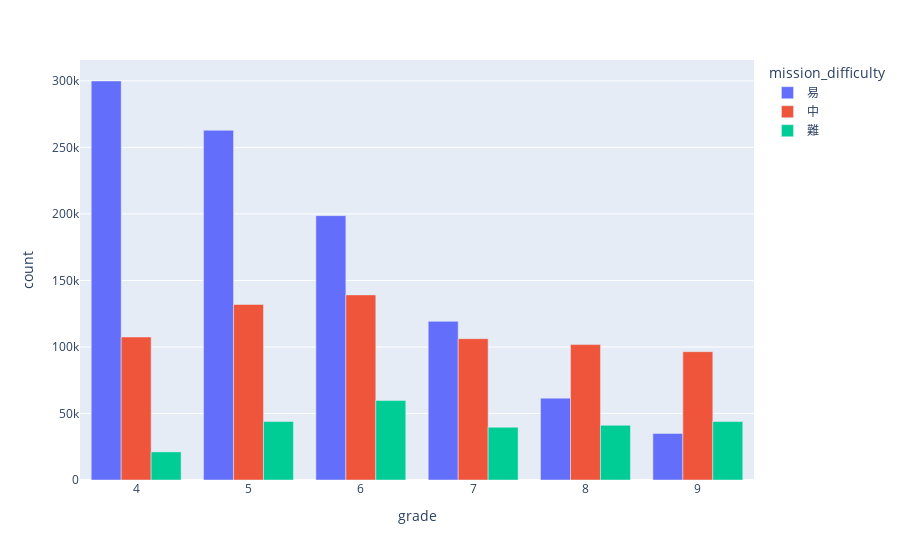

Write notebook code for a chart like this one.
### Code cell
fig = px.bar(df_, x='grade', y='count', color='mission_difficulty', barmode='group')
fig.show()

### Figure 1 — Plotly figure (JSON) as saved in the notebook; plotly's stock layout.template omitted (floating-point values rounded to 4 significant figures)
{"data": [{"alignmentgroup": "True", "hovertemplate": "mission_difficulty=易<br>grade=%{x}<br>count=%{y}<extra></extra>", "legendgroup": "易", "marker": {"color": "#636efa", "pattern": {"shape": ""}}, "name": "易", "offsetgroup": "易", "orientation": "v", "showlegend": true, "textposition": "auto", "type": "bar", "x": [4, 5, 6, 9, 7, 8], "xaxis": "x", "y": [299926, 262892, 198718, 34971, 119240, 61517], "yaxis": "y"}, {"alignmentgroup": "True", "hovertemplate": "mission_difficulty=中<br>grade=%{x}<br>count=%{y}<extra></extra>", "legendgroup": "中", "marker": {"color": "#EF553B", "pattern": {"shape": ""}}, "name": "中", "offsetgroup": "中", "orientation": "v", "showlegend": true, "textposition": "auto", "type": "bar", "x": [4, 9, 5, 6, 7, 8], "xaxis": "x", "y": [107481, 96467, 131937, 139146, 106235, 101779], "yaxis": "y"}, {"alignmentgroup": "True", "hovertemplate": "mission_difficulty=難<br>grade=%{x}<br>count=%{y}<extra></extra>", "legendgroup": "難", "marker": {"color": "#00cc96", "pattern": {"shape": ""}}, "name": "難", "offsetgroup": "難", "orientation": "v", "showlegend": true, "textposition": "auto", "type": "bar", "x": [8, 6, 5, 4, 7, 9], "xaxis": "x", "y": [41114, 59810, 43973, 21113, 39665, 43975], "yaxis": "y"}], "layout": {"barmode": "group", "legend": {"title": {"text": "mission_difficulty"}, "tracegroupgap": 0}, "margin": {"t": 60}, "xaxis": {"anchor": "y", "domain": [0, 1], "title": {"text": "grade"}}, "yaxis": {"anchor": "x", "domain": [0, 1], "title": {"text": "count"}}}}
